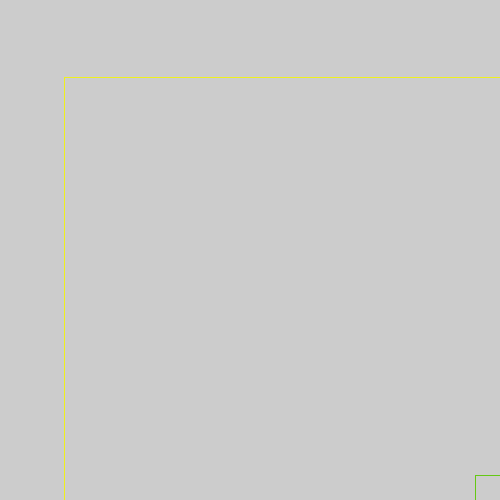
Frame 1 (no input)
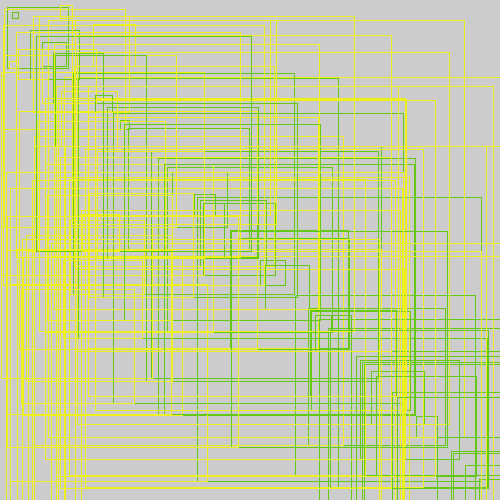
Frame 60 (the mouse pressed at the canvas centre just before this capture)
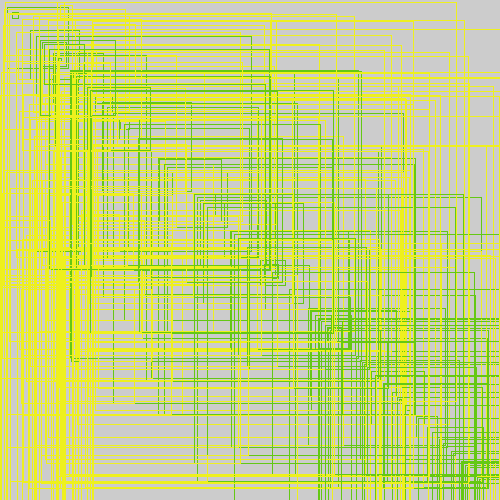
Frame 120 (the mouse held since frame 60 and released just before this capture)

The Processing sketch that drew these frames (run headless with seeded random() and noise(); from frame 60 on, the mouse is pressed at the canvas centre):

// Processing sketch: processing_167684
// ── processing_167684.pde

void setup(){
  size(500,500);
  
}
 
void draw(){
  float r=random(100);
  float r2=random(300);
  float r3=random(500);

  noFill();

  stroke(100,200,20);

  rect(r3,r3,r2,r2);
  
  stroke(238,240,30);
  
  rect(r,r2,r3,r3);
  
}
